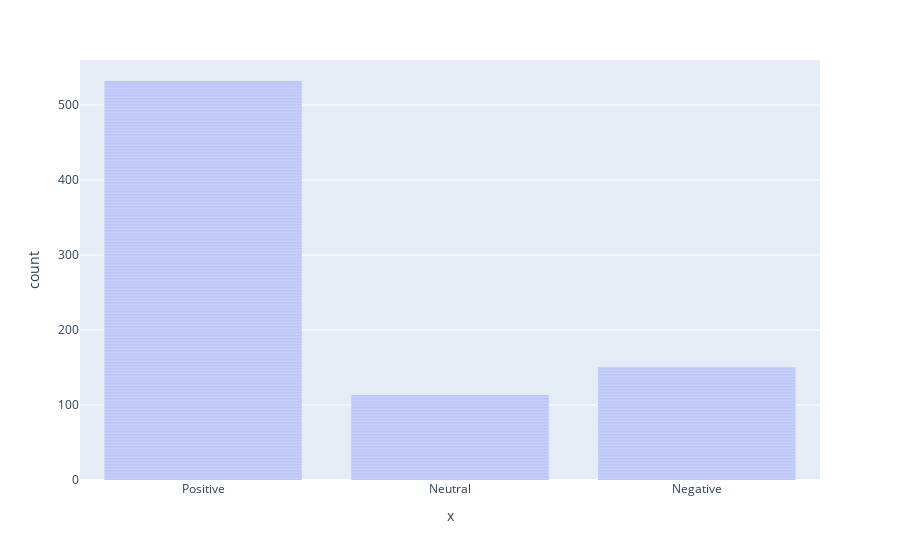

Notebook code for this chart:
### Code cell
px.bar(x=data["Sentiment"])

### Figure 1 — Plotly figure (JSON) as saved in the notebook; plotly's stock layout.template omitted (floating-point values rounded to 4 significant figures; data arrays with more than 128 entries replaced by an {"elided": "..."} marker saying what was removed)
{"data": [{"alignmentgroup": "True", "hovertemplate": "x=%{x}<br>count=%{y}<extra></extra>", "legendgroup": "", "marker": {"color": "#636efa", "pattern": {"shape": ""}}, "name": "", "offsetgroup": "", "orientation": "v", "showlegend": false, "textposition": "auto", "type": "bar", "x": {"elided": "795 str values"}, "xaxis": "x", "y": {"elided": "795 int values"}, "yaxis": "y"}], "layout": {"barmode": "relative", "legend": {"tracegroupgap": 0}, "margin": {"t": 60}, "xaxis": {"anchor": "y", "domain": [0, 1], "title": {"text": "x"}}, "yaxis": {"anchor": "x", "domain": [0, 1], "title": {"text": "count"}}}}
